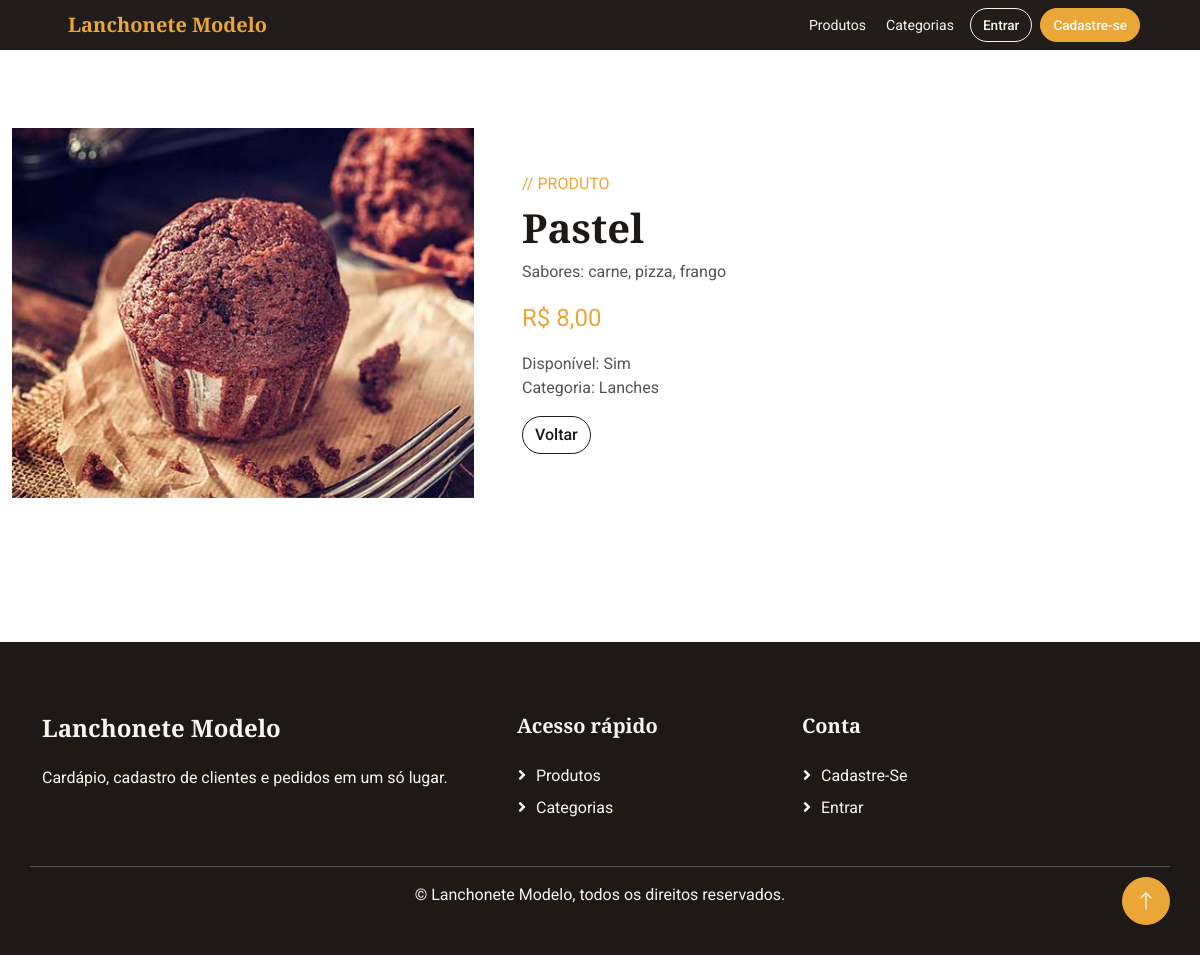
The page /produtos/5/ on the database its author committed.
### produtos/models.py (models this page shows, shortened)
class Produto(models.Model):
    nome = models.CharField(max_length=100)
    preco = models.DecimalField(max_digits=12, decimal_places=2, validators=[MinValueValidator(Decimal("0"))])
    descricao = models.CharField(max_length=255)
    disponivel = models.BooleanField(default=True)
    imagem = models.ImageField(upload_to="produtos/", blank=True, null=True)
    categoria = models.ForeignKey(Categoria, on_delete=models.PROTECT)
    class Meta:
        constraints = [models.CheckConstraint(condition=models.Q(preco__gte=0), name="produto_preco_nao_negativo")]

class Categoria(models.Model):
    nome = models.CharField(max_length=100)
    descricao = models.CharField(max_length=255)

### produtos/views.py (the view)
# urls.py: path('<int:id>/', views.detalhar_produto, name='detalhar_produto'),
@require_http_methods(["GET", "HEAD"])
def detalhar_produto(request, id):
    produto = get_object_or_404(Produto, id=id)
    return render(request, 'produtos/detalhar.html', {'produto': produto})

### produtos/templatetags/form_ui.py (called while the page is built)
@register.filter
def startswith(value, prefix):
    return bool(value and prefix and str(value).startswith(str(prefix)))

### produtos/templates/produtos/detalhar.html (shortened to what this page needs)
{% extends "base.html" %}{% block content %}<div class="row g-5 align-items-center"><div class="col-lg-5">{% include "includes/product_image.html" %}</div><div class="col-lg-7"><p class="text-primary text-uppercase mb-2">// Produto</p><h1 class="display-6">{{ produto.nome }}</h1><p>{{ produto.descricao }}</p><p class="fs-4 text-primary">R$ {{ produto.preco|floatformat:2 }}</p><p>Disponível: {{ produto.disponivel|yesno:"Sim,Não" }}<br>Categoria: {{ produto.categoria.nome }}</p><div class="d-flex gap-2 flex-wrap"><a class="btn btn-outline-dark rounded-pill" href="{% url 'listar_produtos' %}">Voltar</a></div></div></div>{% endblock %}

### static/baker/css/style.css (style rules this page uses)
:root { --primary: #EAA636; --secondary: #545454; --light: #FDF5EB; --dark: #1E1916; }
.btn { font-weight: 500; transition: .5s; }

### static/css/site.css (style rules this page uses)
:root { --primary: #EAA636; --dark: #1E1916; --light: #FDF5EB; }
body { padding-top: 0; background: #fff; }

### rows shown on the page
Produto: nome "Pastel", descricao "Sabores: carne, pizza, frango", preco "8,00", disponivel "Sim", categoria.nome "Lanches"

### other values the page prints
{{ label }} "Produtos Categorias"
